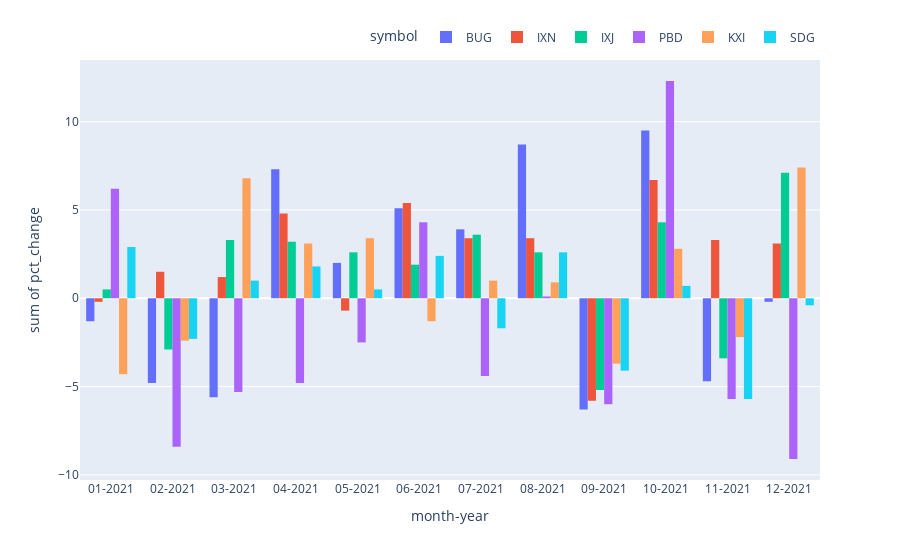

Notebook source saved alongside this figure:
### Code cell
chart_title='pct_change'
fig = px.histogram(df_Monthly_Price, x="month-year", y="pct_change",
             color='symbol', barmode='group',height=600)

fig.update_layout(legend=dict(
    orientation="h",
    yanchor="bottom",
    y=1.02,
    xanchor="right",
    x=1
))

# fig.update_layout(
#     autosize=True,
#     width=2000,
#     height=1000,)

fig.show()

pio.write_image(fig, f"{report_path}\\{title}-{chart_title}.png")

### Figure 1 — Plotly figure (JSON) as saved in the notebook; plotly's stock layout.template omitted (floating-point values rounded to 4 significant figures)
{"data": [{"alignmentgroup": "True", "bingroup": "x", "histfunc": "sum", "hovertemplate": "symbol=BUG<br>month-year=%{x}<br>sum of pct_change=%{y}<extra></extra>", "legendgroup": "BUG", "marker": {"color": "#636efa", "pattern": {"shape": ""}}, "name": "BUG", "offsetgroup": "BUG", "orientation": "v", "showlegend": true, "type": "histogram", "x": ["01-2021", "02-2021", "03-2021", "04-2021", "05-2021", "06-2021", "07-2021", "08-2021", "09-2021", "10-2021", "11-2021", "12-2021"], "xaxis": "x", "y": [-1.3, -4.8, -5.6, 7.3, 2, 5.1, 3.9, 8.7, -6.3, 9.5, -4.7, -0.2], "yaxis": "y"}, {"alignmentgroup": "True", "bingroup": "x", "histfunc": "sum", "hovertemplate": "symbol=IXN<br>month-year=%{x}<br>sum of pct_change=%{y}<extra></extra>", "legendgroup": "IXN", "marker": {"color": "#EF553B", "pattern": {"shape": ""}}, "name": "IXN", "offsetgroup": "IXN", "orientation": "v", "showlegend": true, "type": "histogram", "x": ["01-2021", "02-2021", "03-2021", "04-2021", "05-2021", "06-2021", "07-2021", "08-2021", "09-2021", "10-2021", "11-2021", "12-2021"], "xaxis": "x", "y": [-0.2, 1.5, 1.2, 4.8, -0.7, 5.4, 3.4, 3.4, -5.8, 6.7, 3.3, 3.1], "yaxis": "y"}, {"alignmentgroup": "True", "bingroup": "x", "histfunc": "sum", "hovertemplate": "symbol=IXJ<br>month-year=%{x}<br>sum of pct_change=%{y}<extra></extra>", "legendgroup": "IXJ", "marker": {"color": "#00cc96", "pattern": {"shape": ""}}, "name": "IXJ", "offsetgroup": "IXJ", "orientation": "v", "showlegend": true, "type": "histogram", "x": ["01-2021", "02-2021", "03-2021", "04-2021", "05-2021", "06-2021", "07-2021", "08-2021", "09-2021", "10-2021", "11-2021", "12-2021"], "xaxis": "x", "y": [0.5, -2.9, 3.3, 3.2, 2.6, 1.9, 3.6, 2.6, -5.2, 4.3, -3.4, 7.1], "yaxis": "y"}, {"alignmentgroup": "True", "bingroup": "x", "histfunc": "sum", "hovertemplate": "symbol=PBD<br>month-year=%{x}<br>sum of pct_change=%{y}<extra></extra>", "legendgroup": "PBD", "marker": {"color": "#ab63fa", "pattern": {"shape": ""}}, "name": "PBD", "offsetgroup": "PBD", "orientation": "v", "showlegend": true, "type": "histogram", "x": ["01-2021", "02-2021", "03-2021", "04-2021", "05-2021", "06-2021", "07-2021", "08-2021", "09-2021", "10-2021", "11-2021", "12-2021"], "xaxis": "x", "y": [6.2, -8.4, -5.3, -4.8, -2.5, 4.3, -4.4, 0.1, -6, 12.3, -5.7, -9.1], "yaxis": "y"}, {"alignmentgroup": "True", "bingroup": "x", "histfunc": "sum", "hovertemplate": "symbol=KXI<br>month-year=%{x}<br>sum of pct_change=%{y}<extra></extra>", "legendgroup": "KXI", "marker": {"color": "#FFA15A", "pattern": {"shape": ""}}, "name": "KXI", "offsetgroup": "KXI", "orientation": "v", "showlegend": true, "type": "histogram", "x": ["01-2021", "02-2021", "03-2021", "04-2021", "05-2021", "06-2021", "07-2021", "08-2021", "09-2021", "10-2021", "11-2021", "12-2021"], "xaxis": "x", "y": [-4.3, -2.4, 6.8, 3.1, 3.4, -1.3, 1, 0.9, -3.7, 2.8, -2.2, 7.4], "yaxis": "y"}, {"alignmentgroup": "True", "bingroup": "x", "histfunc": "sum", "hovertemplate": "symbol=SDG<br>month-year=%{x}<br>sum of pct_change=%{y}<extra></extra>", "legendgroup": "SDG", "marker": {"color": "#19d3f3", "pattern": {"shape": ""}}, "name": "SDG", "offsetgroup": "SDG", "orientation": "v", "showlegend": true, "type": "histogram", "x": ["01-2021", "02-2021", "03-2021", "04-2021", "05-2021", "06-2021", "07-2021", "08-2021", "09-2021", "10-2021", "11-2021", "12-2021"], "xaxis": "x", "y": [2.9, -2.3, 1, 1.8, 0.5, 2.4, -1.7, 2.6, -4.1, 0.7, -5.7, -0.4], "yaxis": "y"}], "layout": {"autosize": true, "barmode": "group", "legend": {"orientation": "h", "title": {"text": "symbol"}, "tracegroupgap": 0, "x": 1, "xanchor": "right", "y": 1.02, "yanchor": "bottom"}, "margin": {"t": 60}, "xaxis": {"anchor": "y", "autorange": true, "domain": [0, 1], "range": [-0.5, 11.5], "title": {"text": "month-year"}, "type": "category"}, "yaxis": {"anchor": "x", "autorange": true, "domain": [0, 1], "range": [-10.29, 13.49], "title": {"text": "sum of pct_change"}, "type": "linear"}}}
